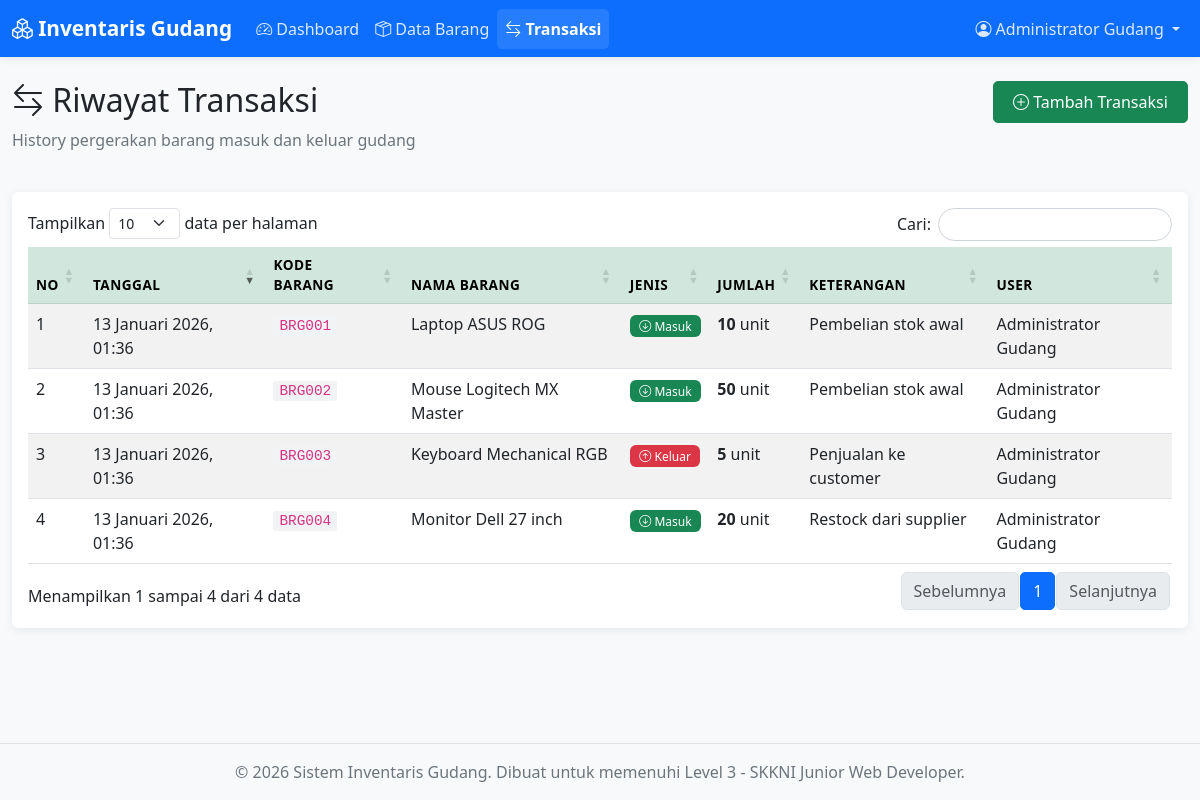
Page /transaksi.php (signed in) on the committed database.
### tables this page shows
CREATE TABLE transaksi (
    id INT(11) PRIMARY KEY AUTO_INCREMENT,
    barang_id INT(11) NOT NULL,
    jenis ENUM('masuk', 'keluar') NOT NULL COMMENT 'Jenis transaksi: masuk atau keluar',
    jumlah INT(11) NOT NULL COMMENT 'Jumlah barang yang masuk/keluar',
    keterangan TEXT COMMENT 'Keterangan transaksi',
    user_id INT(11) NOT NULL COMMENT 'User yang melakukan transaksi',
    tanggal TIMESTAMP DEFAULT CURRENT_TIMESTAMP,
    
     
    CONSTRAINT fk_transaksi_barang FOREIGN KEY (barang_id) REFERENCES barang(id) ON DELETE CASCADE,
    CONSTRAINT fk_transaksi_user FOREIGN KEY (user_id) REFERENCES users(id) ON DELETE CASCADE,
    
    INDEX idx_barang (barang_id),
    INDEX idx_tanggal (tanggal)
);

CREATE TABLE barang (
    id INT(11) PRIMARY KEY AUTO_INCREMENT,
    kode_barang VARCHAR(20) NOT NULL UNIQUE COMMENT 'Kode unik barang (contoh: BRG001)',
    nama_barang VARCHAR(100) NOT NULL,
    stok INT(11) NOT NULL DEFAULT 0 COMMENT 'Jumlah stok barang',
    harga DECIMAL(15,2) NOT NULL DEFAULT 0 COMMENT 'Harga per satuan dalam Rupiah',
    satuan VARCHAR(20) NOT NULL DEFAULT 'pcs' COMMENT 'Satuan barang (pcs, box, kg, dll)',
    deskripsi TEXT COMMENT 'Deskripsi atau keterangan barang',
    created_at TIMESTAMP DEFAULT CURRENT_TIMESTAMP,
    updated_at TIMESTAMP DEFAULT CURRENT_TIMESTAMP ON UPDATE CURRENT_TIMESTAMP,
    INDEX idx_kode (kode_barang),
    INDEX idx_nama (nama_barang)
);

CREATE TABLE users (
    id INT(11) PRIMARY KEY AUTO_INCREMENT,
    username VARCHAR(50) NOT NULL UNIQUE,
    password VARCHAR(255) NOT NULL COMMENT 'Password ter-hash dengan bcrypt',
    nama_lengkap VARCHAR(100) NOT NULL,
    created_at TIMESTAMP DEFAULT CURRENT_TIMESTAMP
);

### functions.php (called while the page is built, shortened)
<?php
function format_tanggal($tanggal) {
    $bulan = array(
        1 => 'Januari', 'Februari', 'Maret', 'April', 'Mei', 'Juni',
        'Juli', 'Agustus', 'September', 'Oktober', 'November', 'Desember'
    );
    $pecah = explode(' ', $tanggal);
    $tanggal_pecah = explode('-', $pecah[0]);
    $waktu = isset($pecah[1]) ? $pecah[1] : '';
    $format = $tanggal_pecah[2] . ' ' . $bulan[(int)$tanggal_pecah[1]] . ' ' . $tanggal_pecah[0];
    if ($waktu) {
        $waktu_pecah = explode(':', $waktu);
        $format .= ', ' . $waktu_pecah[0] . ':' . $waktu_pecah[1];
    }
    return $format;
}
?>

### transaksi.php (the view, shortened to what this page needs)
<?php
require_once 'koneksi.php';
require_once 'functions.php';
$query = "SELECT t.*, b.kode_barang, b.nama_barang, b.satuan, u.nama_lengkap
          FROM transaksi t
          JOIN barang b ON t.barang_id = b.id
          JOIN users u ON t.user_id = u.id
          ORDER BY t.tanggal DESC";
$result = $koneksi->query($query);
include 'includes/header.php';
?>
<div class="row mb-4">
    <div class="col-md-8">
        <h2><i class="bi bi-arrow-left-right"></i> Riwayat Transaksi</h2>
        <p class="text-muted">History pergerakan barang masuk dan keluar gudang</p>
    </div>
    <div class="col-md-4 text-end">
        <a href="tambah_transaksi.php" class="btn btn-success">
            <i class="bi bi-plus-circle"></i> Tambah Transaksi
        </a>
    </div>
</div>
<div class="card border-0 shadow-sm">
    <div class="card-body">
        <div class="table-responsive">
            <table id="tableTransaksi" class="table table-striped table-hover">
                <thead class="table-success">
                    <tr>
                        <th>No</th>
                        <th>Tanggal</th>
                        <th>Kode Barang</th>
                        <th>Nama Barang</th>
                        <th>Jenis</th>
                        <th>Jumlah</th>
                        <th>Keterangan</th>
                        <th>User</th>
                    </tr>
                </thead>
                <tbody>
                    <?php
                    if ($result->num_rows > 0):
                        $no = 1;
                        while ($row = $result->fetch_assoc()):
                    ?>
                    <tr>
                        <td><?php echo $no++; ?></td>
                        <td><?php echo format_tanggal($row['tanggal']); ?></td>
                        <td><code><?php echo $row['kode_barang']; ?></code></td>
                        <td><?php echo $row['nama_barang']; ?></td>
                        <td>
                            <?php if ($row['jenis'] == 'masuk'): ?>
                                <span class="badge bg-success">
                                    <i class="bi bi-arrow-down-circle"></i> Masuk
                                </span>
                            <?php else: ?>
                                <span class="badge bg-danger">
                                    <i class="bi bi-arrow-up-circle"></i> Keluar
                                </span>
                            <?php endif; ?>
                        </td>
                        <td><strong><?php echo $row['jumlah']; ?></strong> <?php echo $row['satuan']; ?></td>
                        <td><?php echo $row['keterangan'] ? $row['keterangan'] : '-'; ?></td>
                        <td><?php echo $row['nama_lengkap']; ?></td>
                    </tr>
                    <?php
                        endwhile;
                    endif; ?>
                </tbody>
            </table>
        </div>
    </div>
</div>
<?php include 'includes/footer.php'; ?>

### assets/css/style.css (style rules this page uses)
body { font-family: 'Segoe UI', Tahoma, Geneva, Verdana, sans-serif; background-color: #f8f9fa; min-height: 100vh; display: flex; flex-direction: column; }
.card { transition: transform 0.2s ease, box-shadow 0.2s ease; }
.table thead th { font-weight: 600; text-transform: uppercase; font-size: 0.85rem; letter-spacing: 0.5px; }
.table tbody tr { transition: background-color 0.2s ease; }
.badge { padding: 0.4em 0.8em; font-weight: 500; }
.btn { border-radius: 5px; padding: 0.5rem 1.2rem; font-weight: 500; transition: all 0.3s ease; }
.card { animation: fadeIn 0.3s ease; }
.shadow-sm { box-shadow: 0 2px 8px rgba(0, 0, 0, 0.08) !important; }
.text-muted { color: #6c757d !important; }
code { background-color: #f1f3f5; padding: 2px 6px; border-radius: 3px; font-size: 0.9em; }

### rows in the picture
transaksi: tanggal "13 Januari 2026, 01:36", barang.kode_barang "BRG001", barang.nama_barang "Laptop ASUS ROG", jenis "masuk" (drawn), jumlah "10", barang.satuan "unit", keterangan "Pembelian stok awal", user.nama_lengkap "Administrator Gudang"
transaksi: tanggal "13 Januari 2026, 01:36", barang.kode_barang "BRG002", barang.nama_barang "Mouse Logitech MX Master", jenis "masuk" (drawn), jumlah "50", barang.satuan "unit", keterangan "Pembelian stok awal", user.nama_lengkap "Administrator Gudang"
transaksi: tanggal "13 Januari 2026, 01:36", barang.kode_barang "BRG003", barang.nama_barang "Keyboard Mechanical RGB", jenis "keluar" (drawn), jumlah "5", barang.satuan "unit", keterangan "Penjualan ke customer", user.nama_lengkap "Administrator Gudang"
transaksi: tanggal "13 Januari 2026, 01:36", barang.kode_barang "BRG004", barang.nama_barang "Monitor Dell 27 inch", jenis "masuk" (drawn), jumlah "20", barang.satuan "unit", keterangan "Restock dari supplier", user.nama_lengkap "Administrator Gudang"

### other values in the picture
$_SESSION['nama_lengkap'] "Administrator Gudang"
